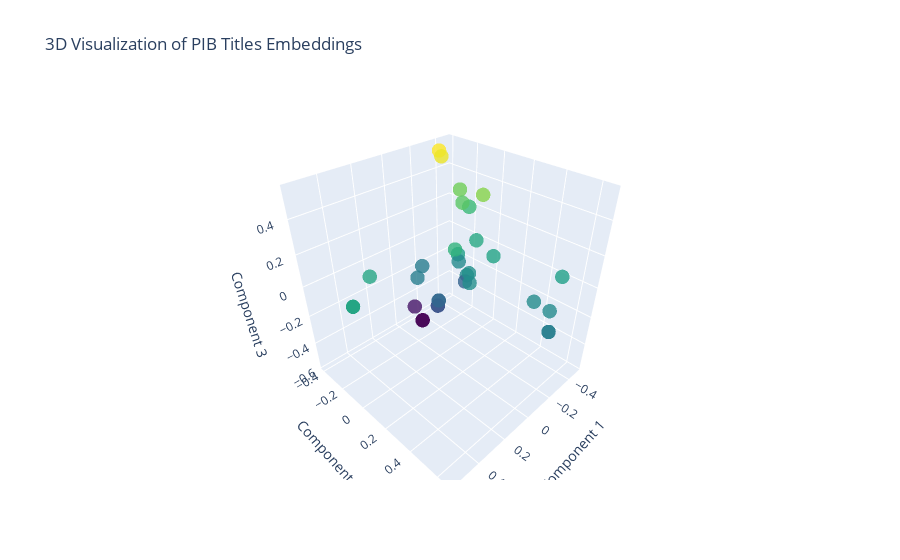

The code cell stored with this chart in its notebook:
### Code cell
import plotly.graph_objects as go

x = reduced_embeddings[:, 0]
y = reduced_embeddings[:, 1]
z = reduced_embeddings[:, 2]

# Optionally, use document titles or snippets as labels
labels = [doc[:50] for doc in documents]  # Truncate for readability

fig = go.Figure(data=[
    go.Scatter3d(
        x=x,
        y=y,
        z=z,
        mode='markers',
        marker=dict(
            size=5,
            color=z,  # Color by z-axis value
            colorscale='Viridis',
            opacity=0.8
        ),
        text=labels,
        hoverinfo='text'
    )
])

fig.update_layout(
    title='3D Visualization of PIB Titles Embeddings',
    scene=dict(
        xaxis_title='Component 1',
        yaxis_title='Component 2',
        zaxis_title='Component 3'
    )
)

fig.show()

### Figure 1 — Plotly figure (JSON) as saved in the notebook; plotly's stock layout.template omitted (floating-point values rounded to 4 significant figures)
{"data": [{"hoverinfo": "text", "marker": {"color": [0.05275, 0.08214, 0.08214, -0.04037, -0.5734, -0.04094, 0.2961, -0.09722, 0.08214, -0.5086, 0.1817, 0.08214, -0.1019, 0.05461, 0.08214, 0.08214, 0.08214, 0.1454, -0.5734, -0.2266, 0.5421, -0.285, -0.2034, 0.08214, -0.09415, -0.03363, 0.3366, 0.511, -0.09415, 0.08811, -0.04346, 0.07112, -0.285, 0.09512, 0.2498, -0.01498, -0.02636, 0.08214, 0.08214, -0.2034], "colorscale": [[0, "#440154"], [0.1111, "#482878"], [0.2222, "#3e4989"], [0.3333, "#31688e"], [0.4444, "#26828e"], [0.5556, "#1f9e89"], [0.6667, "#35b779"], [0.7778, "#6ece58"], [0.8889, "#b5de2b"], [1, "#fde725"]], "opacity": 0.8, "size": 5}, "mode": "markers", "text": ["Union Commerce and Industry Minister Shri Piyush G", "PM meets the members of various delegations who re", "PM meets the members of various delegations who re", "Shri Dharmendra Pradhan chairs Global Young Scient", "The Union Minister for Home Affairs and Cooperatio", "Dr. Jitendra Singh Pushes for Global Ocean Pact, S", "CAQM, CSIR-CRRI, SPA sign MoU to reduce dust pollu", "Union Minister of Agriculture Shri Shivraj Singh C", "PM meets the members of various delegations who re", "Union Home Minister and Minister of Cooperation Sh", "MoHUA issues Advisory for Repurposing of Smart Cit", "PM meets the members of various delegations who re", "Union Minister for Finance and Corporate Affairs c", "Yoga Portal Crosses 50,000 Registrations, furtheri", "PM meets the members of various delegations who re", "PM meets the members of various delegations who re", "PM meets the members of various delegations who re", "PM shares an article highlighting India’s Digital ", "The Union Minister for Home Affairs and Cooperatio", "Union Agriculture Minister Shri Shivraj Singh Chou", "CCI approves the acquisition of certain shareholdi", "The Union Minister for Defence, Shri Rajnath Singh", "The Union Minister of Housing and Urban Affairs & ", "PM meets the members of various delegations who re", "Yoga unites us; Thousands gathered at Nghinh Phong", "During their port call in Chennai, the ships of Ea", "Sarbananda Sonowal hits back at Congress, says it ", "CCI approves acquisition of certain issued and pai", "Yoga unites us; Thousands gathered at Nghinh Phong", "Prime Minister meets members of various delegation", "Stars Align for Wellness: Celebrities and Influenc", "Shri George Kurian Highlights 11 Years of Transfor", "The Union Minister for Defence, Shri Rajnath Singh", "Operation Sindoor is proof that Govt has transform", "BRIC-THSTI hosted a symposium on ‘Discovery and de", "India successfully met peak power demand of 241 GW", "The Union Minister of Communications and Developme", "PM meets the members of various delegations who re", "PM meets the members of various delegations who re", "The Union Minister of Housing and Urban Affairs & "], "type": "scatter3d", "x": [-0.1766, 0.5613, 0.5613, -0.1571, -0.1325, -0.2316, -0.4397, 0.004586, 0.5613, -0.1421, -0.4818, 0.5613, -0.1058, -0.3984, 0.5613, 0.5613, 0.5613, -0.08916, -0.1325, -0.3043, -0.337, -0.06047, -0.02563, 0.5613, -0.1308, -0.2141, -0.409, -0.3403, -0.1308, 0.3537, -0.2169, -0.2801, -0.06047, -0.3148, -0.3868, -0.152, -0.09479, 0.5613, 0.5613, -0.02563], "y": [-0.02438, -0.002498, -0.002498, 0.06682, -0.3098, -0.07036, -0.2664, -0.1788, -0.002498, -0.3977, -0.2249, -0.002498, -0.26, 0.5347, -0.002498, -0.002498, -0.002498, 0.03742, -0.3098, -0.08244, -0.3378, -0.07738, -0.03166, -0.002498, 0.6567, 0.4965, -0.05292, -0.3231, 0.6567, -0.1479, 0.5955, 0.1539, -0.07738, -0.008611, -0.194, 0.08759, 0.1461, -0.002498, -0.002498, -0.03166], "z": [0.05275, 0.08214, 0.08214, -0.04037, -0.5734, -0.04094, 0.2961, -0.09722, 0.08214, -0.5086, 0.1817, 0.08214, -0.1019, 0.05461, 0.08214, 0.08214, 0.08214, 0.1454, -0.5734, -0.2266, 0.5421, -0.285, -0.2034, 0.08214, -0.09415, -0.03363, 0.3366, 0.511, -0.09415, 0.08811, -0.04346, 0.07112, -0.285, 0.09512, 0.2498, -0.01498, -0.02636, 0.08214, 0.08214, -0.2034]}], "layout": {"scene": {"xaxis": {"title": {"text": "Component 1"}}, "yaxis": {"title": {"text": "Component 2"}}, "zaxis": {"title": {"text": "Component 3"}}}, "title": {"text": "3D Visualization of PIB Titles Embeddings"}}}
